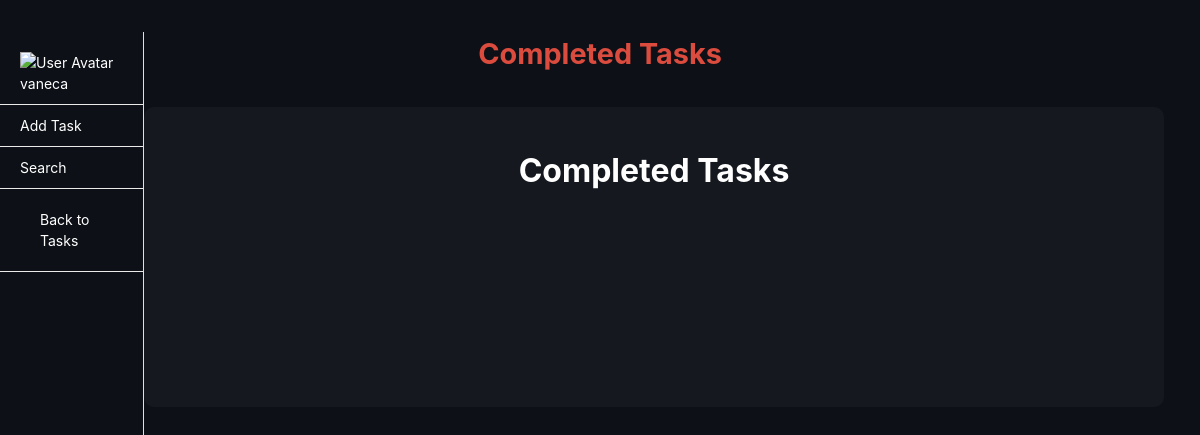
The app's page /completed_tasks (signed in), older data.
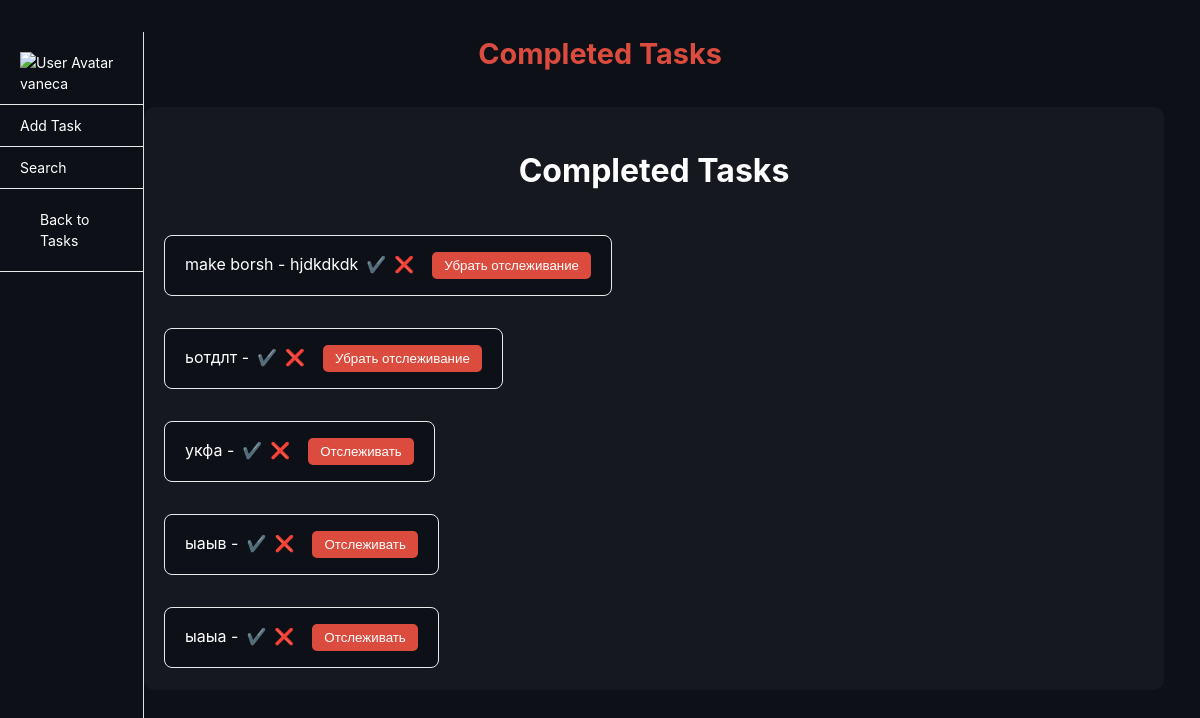
The same page, newer data.
### models.py (models this page shows, shortened)
class User(db.Model):
    __tablename__ = 'user'
    id = db.Column(db.Integer, primary_key=True)
    username = db.Column(db.String(80), unique=True, nullable=False)
    email = db.Column(db.String(120), unique=True, nullable=False)
    password = db.Column(db.String(200), nullable=False)

class Task(db.Model):
    __tablename__ = 'task'
    id = db.Column(db.Integer, primary_key=True)
    title = db.Column(db.String(100), nullable=False)
    description = db.Column(db.String(200))
    completed = db.Column(db.Boolean, default=False)
    date = db.Column(db.Date, default=lambda: datetime.now(timezone.utc).date())
    user_id = db.Column(db.Integer, db.ForeignKey('user.id', ondelete='CASCADE'), nullable=False)
    responsible = db.Column(db.String(100))
    region = db.Column(db.String(100))
    priority = db.Column(db.String(50))
    author = db.relationship('User', backref=db.backref('tasks', cascade='all, delete-orphan'))
    tracked_by = db.relationship('User', secondary=task_tracking, backref='tracked_tasks')

### routes.py (the view)
@bp.route('/completed_tasks')
def completed_tasks():
    if not is_authenticated():
        return redirect(url_for('main.login'))
    user = User.query.get(session['user_id'])
    if not user:
        flash('Пользователь не найден')
        return redirect(url_for('main.logout'))
    tasks = Task.query.filter_by(user_id=session['user_id'], completed=True).all()
    return render_template('completed_tasks.html', tasks=tasks, current_user=user)

### routes.py (called while the page is built)
def is_authenticated():
    return 'user_id' in session

### templates/completed_tasks.html (shortened to what this page needs)
<!DOCTYPE html>
<html lang="en">
<head>
    <link rel="stylesheet" href="{{ url_for('static', filename='styles.css') }}">
</head>
<body>
    <div class="sidebar">
        <div class="account">
            <img src="#" alt="User Avatar">
            {{ current_user.username }}
        </div>
        <div class="add-task">
            <a href="#" onclick="document.getElementById('modalWindowTask').style.display='block'">Add Task</a>
        </div>
        <div class="search">
            <a href="#" onclick="document.getElementById('modalWindowSearch').style.display='block'">Search</a>
        </div>
        <div class="completed">
            <a href="{{ url_for('main.index') }}">Back to Tasks</a>
        </div>
    </div>
    <div class="header">
        <p class="header-text">Completed Tasks</p>
    </div>
    <div class="task-window">
        <h1>Completed Tasks</h1>
        <div id="task-list">
            <ul class="ul">
                {% for task in tasks %}
                <li class="list">
                    <div class="list-task">
                        <span class="completed">{{ task.title }} - {{ task.description }}</span>
                        <a href="{{ url_for('main.complete_task', id=task.id) }}">✔️</a>
                        <a href="{{ url_for('main.delete_task', id=task.id) }}">❌</a>
                        <form action="{{ url_for('main.toggle_tracking', task_id=task.id) }}" method="POST" style="display: inline;">
                            <button type="submit">
                                {% if task in current_user.tracked_tasks %} Убрать отслеживание {% else %} Отслеживать {% endif %}
                            </button>
                        </form>
                    </div>
                </li>
                {% endfor %}
            </ul>
        </div>
    </div>
</body>
</html>

### static/styles.css (style rules this page uses)
:root { --primary-color: #db4c3f; --primary-hover: #c94436; --primary-active: #a6362c; --text-color: #ffffff; --text-light: #ffffff; --text-lighter: #ffffff; --bg-color: #0d1117; --bg-content: #0d1117; --border-color: #eaeaea; --border-dark: #e0e0e0; --shadow: 0 2px 6px rgba(0, 0, 0, 0.08); }
* { box-sizing: border-box; padding: 0; margin: 0; }
body { font-family: 'Inter', Helvetica, sans-serif; font-weight: 400; color: var(--text-color); background-color: var(--bg-color); line-height: 1.5; }
.header-text { display: flex; justify-content: center; font-size: 1.8rem; font-weight: 700; color: var(--primary-color); margin: 2rem 0; }
.list { padding-top: 1.25rem; display: flex; justify-content: start; }
.list-task { background-color: var(--bg-content); border: 1px solid var(--border-color); border-radius: 0.5rem; padding: 1rem 1.25rem; margin-bottom: 0.75rem; display: flex; gap: 0.5rem; transition: box-shadow 0.2s ease-in-out; }
a { text-decoration: none; color: var(--text-color); transition: color 0.3s ease; }
.sidebar { position: fixed; height: 100vh; width: 12%; font-size: 0.875rem; border-right: 1px solid var(--border-dark); padding: 0.625rem 0; }
.sidebar > div { padding: 0.625rem 1.25rem; border-bottom: 1px solid var(--border-color); cursor: pointer; }
h1 { padding-top: 1.25rem; text-align: center; margin-bottom: 1.25rem; }
.task-window { display: flex; flex-direction: column; min-height: 18.75rem; max-height: 70vh; width: 85%; overflow-y: auto; border-radius: 0.625rem; margin-left: 12%; padding: 1.25rem; background-color: #15191f; }
.list-task form button { background-color: var(--primary-color); color: white; border: none; border-radius: 0.3125rem; padding: 0.375rem 0.75rem; cursor: pointer; transition: background 0.2s ease; margin-left: 0.625rem; }
.completed a { display: block; padding: 10px 20px; text-decoration: none; color: inherit; }

Row changes from the older to the newer data that the page shows:
added Task: title "make borsh", description "hjdkdkdk", shows "Убрать отслеживание"
added Task: title "ьотдлт", shows "Убрать отслеживание"
added Task: title "укфа", shows "Отслеживать"
added Task: title "ыаыв", shows "Отслеживать"
added Task: title "ыаыа", shows "Отслеживать"
